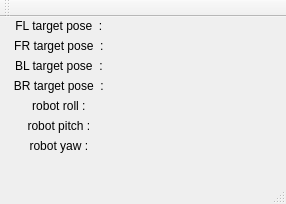
<?xml version="1.0" encoding="UTF-8"?>
<ui version="4.0">
 <class>MainWindow</class>
 <widget class="QMainWindow" name="MainWindow">
  <property name="geometry">
   <rect>
    <x>0</x>
    <y>0</y>
    <width>286</width>
    <height>204</height>
   </rect>
  </property>
  <property name="windowTitle">
   <string>MainWindow</string>
  </property>
  <widget class="QWidget" name="centralWidget">
   <widget class="QLabel" name="label">
    <property name="geometry">
     <rect>
      <x>0</x>
      <y>0</y>
      <width>121</width>
      <height>17</height>
     </rect>
    </property>
    <property name="text">
     <string>FL target pose  : </string>
    </property>
    <property name="alignment">
     <set>Qt::AlignCenter</set>
    </property>
   </widget>
   <widget class="QLabel" name="FL">
    <property name="geometry">
     <rect>
      <x>130</x>
      <y>0</y>
      <width>151</width>
      <height>17</height>
     </rect>
    </property>
    <property name="text">
     <string/>
    </property>
    <property name="alignment">
     <set>Qt::AlignCenter</set>
    </property>
   </widget>
   <widget class="QLabel" name="label_2">
    <property name="geometry">
     <rect>
      <x>0</x>
      <y>20</y>
      <width>121</width>
      <height>17</height>
     </rect>
    </property>
    <property name="text">
     <string>FR target pose  : </string>
    </property>
    <property name="alignment">
     <set>Qt::AlignCenter</set>
    </property>
   </widget>
   <widget class="QLabel" name="FR">
    <property name="geometry">
     <rect>
      <x>130</x>
      <y>20</y>
      <width>151</width>
      <height>17</height>
     </rect>
    </property>
    <property name="text">
     <string/>
    </property>
    <property name="alignment">
     <set>Qt::AlignCenter</set>
    </property>
   </widget>
   <widget class="QLabel" name="label_3">
    <property name="geometry">
     <rect>
      <x>0</x>
      <y>60</y>
      <width>121</width>
      <height>17</height>
     </rect>
    </property>
    <property name="text">
     <string>BR target pose  : </string>
    </property>
    <property name="alignment">
     <set>Qt::AlignCenter</set>
    </property>
   </widget>
   <widget class="QLabel" name="label_4">
    <property name="geometry">
     <rect>
      <x>0</x>
      <y>40</y>
      <width>121</width>
      <height>17</height>
     </rect>
    </property>
    <property name="text">
     <string>BL target pose  : </string>
    </property>
    <property name="alignment">
     <set>Qt::AlignCenter</set>
    </property>
   </widget>
   <widget class="QLabel" name="BL">
    <property name="geometry">
     <rect>
      <x>130</x>
      <y>40</y>
      <width>151</width>
      <height>17</height>
     </rect>
    </property>
    <property name="text">
     <string/>
    </property>
    <property name="alignment">
     <set>Qt::AlignCenter</set>
    </property>
   </widget>
   <widget class="QLabel" name="BR">
    <property name="geometry">
     <rect>
      <x>130</x>
      <y>60</y>
      <width>151</width>
      <height>17</height>
     </rect>
    </property>
    <property name="text">
     <string/>
    </property>
    <property name="alignment">
     <set>Qt::AlignCenter</set>
    </property>
   </widget>
   <widget class="QLabel" name="label_5">
    <property name="geometry">
     <rect>
      <x>0</x>
      <y>100</y>
      <width>121</width>
      <height>17</height>
     </rect>
    </property>
    <property name="text">
     <string>robot pitch : </string>
    </property>
    <property name="alignment">
     <set>Qt::AlignCenter</set>
    </property>
   </widget>
   <widget class="QLabel" name="label_6">
    <property name="geometry">
     <rect>
      <x>0</x>
      <y>80</y>
      <width>121</width>
      <height>17</height>
     </rect>
    </property>
    <property name="text">
     <string>robot roll : </string>
    </property>
    <property name="alignment">
     <set>Qt::AlignCenter</set>
    </property>
   </widget>
   <widget class="QLabel" name="roll">
    <property name="geometry">
     <rect>
      <x>130</x>
      <y>80</y>
      <width>151</width>
      <height>17</height>
     </rect>
    </property>
    <property name="text">
     <string/>
    </property>
    <property name="alignment">
     <set>Qt::AlignCenter</set>
    </property>
   </widget>
   <widget class="QLabel" name="pitch">
    <property name="geometry">
     <rect>
      <x>130</x>
      <y>100</y>
      <width>151</width>
      <height>17</height>
     </rect>
    </property>
    <property name="text">
     <string/>
    </property>
    <property name="alignment">
     <set>Qt::AlignCenter</set>
    </property>
   </widget>
   <widget class="QLabel" name="label_7">
    <property name="geometry">
     <rect>
      <x>0</x>
      <y>120</y>
      <width>121</width>
      <height>17</height>
     </rect>
    </property>
    <property name="text">
     <string>robot yaw : </string>
    </property>
    <property name="alignment">
     <set>Qt::AlignCenter</set>
    </property>
   </widget>
   <widget class="QLabel" name="yaw">
    <property name="geometry">
     <rect>
      <x>130</x>
      <y>120</y>
      <width>151</width>
      <height>17</height>
     </rect>
    </property>
    <property name="text">
     <string/>
    </property>
    <property name="alignment">
     <set>Qt::AlignCenter</set>
    </property>
   </widget>
  </widget>
  <widget class="QMenuBar" name="menuBar">
   <property name="geometry">
    <rect>
     <x>0</x>
     <y>0</y>
     <width>286</width>
     <height>22</height>
    </rect>
   </property>
  </widget>
  <widget class="QToolBar" name="mainToolBar">
   <attribute name="toolBarArea">
    <enum>TopToolBarArea</enum>
   </attribute>
   <attribute name="toolBarBreak">
    <bool>false</bool>
   </attribute>
  </widget>
  <widget class="QStatusBar" name="statusBar"/>
 </widget>
 <layoutdefault spacing="6" margin="11"/>
 <resources/>
 <connections/>
</ui>
